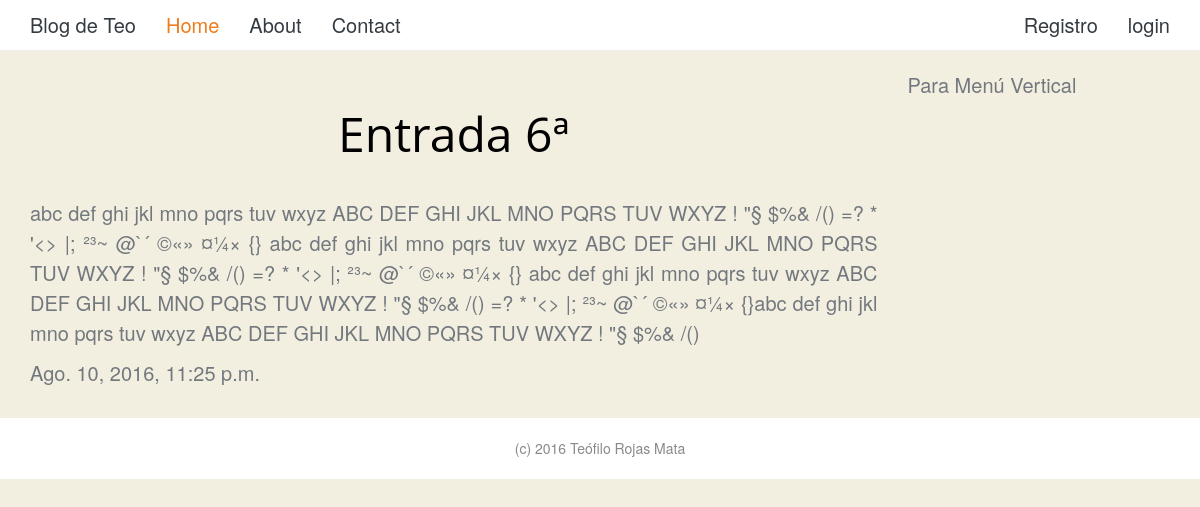
Page /entrada/8 on the committed database.
### appBlogTeo/models.py (models this page shows, shortened)
class Entrada(models.Model):
	titulo = models.CharField(max_length = 100)
	cuerpo = models.TextField()
	fecha = models.DateTimeField(default=datetime.now, blank=True)
	etiquetas = models.ManyToManyField('Etiqueta')
	class Meta:
		ordering = ['-fecha']

### appBlogTeo/views.py (the view)
# urls.py: url(r'^entrada/(?P<pk>.*)$', views.VistaEntradaCompleta.as_view(), name='VistaEntradaCompleta'),
class VistaEntradaCompleta(generic.DetailView):
	model = Entrada
	template_name = 'entradaCompleta.html'

### appBlogTeo/templates/entradaCompleta.html
{% extends "base.html" %}
{%block content%}
	<h1>{{ entrada.titulo }}</h1>
	<p> {{ entrada.cuerpo }}</p>
	<p> {{ entrada.fecha }}</p>
{% endblock %}

### static/css/main.css (style rules this page uses)
body { font-family: "Helvetica Neue", "Open Sans", 'Roboto', sans-serif; background-color: #f3efe0; color: #72787E; line-height: 1.5; font-size: 20px; font-weight: 300; -webkit-font-smoothing: antialiased; text-align: justify; margin: 70px 0 0 0; }
h1, h2, h3, h4, h5, h6 { clear: both; font-weight: 300; font-family: "Myriad Pro" ,"Open Sans", Bitter, Georgia, serif; line-height: 1.3; color: black; text-decoration: none; }
h1 { font-size: 48px; margin: 33px 0; text-align: center; font-weight: normal; }

### rows in the picture
Entrada: titulo "Entrada 6ª", cuerpo "abc def ghi jkl mno pqrs tuv wxyz ABC DEF GHI JKL MNO PQRS TUV WXYZ ! \"§ $%& /() =? * '<> |; ²³~ @`´ ©«» ¤¼× {} abc def ghi jkl mno pqrs tuv wxyz ABC DEF GHI JKL MNO PQRS TUV WXYZ ! \"§ $%& /() =? * '<> |; ²³~ @`´ ©«» ¤¼× {} abc def ghi jkl mno pqrs tuv wxyz ABC DEF GHI JKL MNO PQRS TUV WXYZ ! \"§ $%& /() =? * '<> |; ²³~ @`´ ©«» ¤¼× {}abc def ghi jkl mno pqrs tuv wxyz ABC DEF GHI JKL MNO PQRS TUV WXYZ ! \"§ $%& /()", fecha "Ago. 10, 2016, 11:25 p.m."
